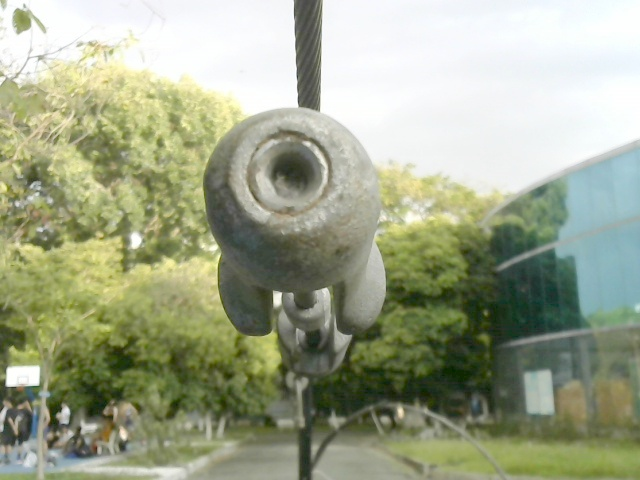
#> input picture Tho/Working_code/Circle_based/Changed_data/22.jpg, 640 x 480 px
$ python Testing_module.py
#> lines starting #> are read from the running program, lines starting #| are printed output that depends on the picture; after the words box and inside, x2 and y2 are one past the last pixel; in counts of white or black regions, pixels touching at a corner belong together
#> further down, img is the input picture: shape (480, 640, 3); mean B, G, R 139.8, 166, 159.6
### Tho/Working_code/Circle_based/Module_developing.py
import cv2
import numpy as np
import imutils
import math


class CircleDistance:
    def __init__(self, low_canny, high_canny, hough_param, slope, intercept):
        self.NO_ERROR = 0
        self.INVALID_INPUT_ERROR = 1
        self.NON_CIRCLE_ERROR = 2
        self.low_canny = low_canny
        self.high_canny = high_canny
        self.slope = slope
        self.intercept = intercept
        self.hough_param = hough_param
        # self.img = np.empty([300, 300, 3])

    def calculate(self, img, top_left, bot_right, extended_ratio, **kwargs):
#> called with top_left = (100, 100), bot_right = (400, 400), extended_ratio = 0.2
        rm_left = self.low_canny
        rm_right = self.high_canny
        img_out = img.copy()
        width_box = bot_right[1] - top_left[1]
        height_box = bot_right[0] - top_left[0]
        if width_box <= 0 or height_box <= 0 \
                or max(bot_right[0], top_left[0]) > img.shape[0] or max(bot_right[1], top_left[1]) > img.shape[1]:
            return [-1, img_out, self.INVALID_INPUT_ERROR]
        if "mode" in kwargs:
            if kwargs['mode'] == 0:
                if 'object_width' in kwargs:
                    distance = calculate_distance(kwargs['object_width'], 764, width_box)
                    cv2.rectangle(img_out, tuple(top_left), tuple(bot_right), color=(255, 0, 0), thickness=2)
                    return [distance, img_out, 0]
                else:
                    print("object_width is missing")
                    return [-1, img_out, self.INVALID_INPUT_ERROR]
            elif kwargs['mode'] != 1:
                print("Wrong mode selected")
                return [-1, img_out, self.INVALID_INPUT_ERROR]
        else:
            pass
        # Calculate x axis extended
        x_axis_extended = [max(0, int(top_left[1] - extended_ratio * width_box)),
                           min(img.shape[0], int(bot_right[1] + extended_ratio * width_box))]
#> x_axis_extended = [40, 460]
        # Calculate y axis extended
        y_axis_extended = [max(0, int(top_left[0] - extended_ratio * height_box)),
                           min(img.shape[1], int(bot_right[0] + extended_ratio * height_box))]
#> y_axis_extended = [40, 460]
        crop_img = img[x_axis_extended[0]: x_axis_extended[1], y_axis_extended[0]:y_axis_extended[1]]
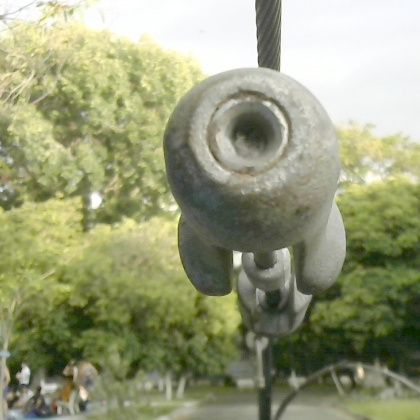
#> crop_img: shape (420, 420, 3); mean B, G, R 122.3, 156.3, 152.1
        gray_img = cv2.cvtColor(crop_img, cv2.COLOR_RGB2GRAY)
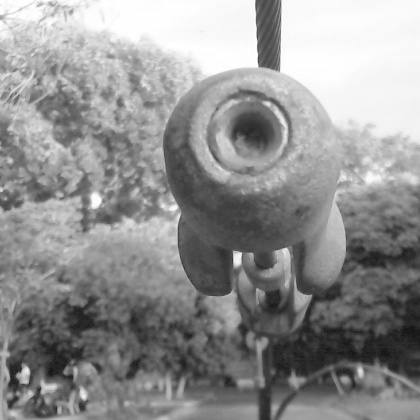
#> gray_img: shape (420, 420); min 19, max 255, mean 145.6
        while rm_left < rm_right:
            canny_param = math.floor((rm_right + rm_left) / 2)
            circles = cv2.HoughCircles(gray_img, cv2.HOUGH_GRADIENT, 1, 100,
                                       param1=canny_param, param2=self.hough_param, minRadius=0, maxRadius=0)
            if circles is None:
                rm_right = canny_param
            else:
                rm_left = canny_param + 1
#> this loop made 8 passes
#> circles on passes 1, 3, 5, 6, 7, 8: [[249.5, 243.5, 95.7], [245.5, 132.5, 41.1]], [[246.5, 134.5, 40.5]], [[249.5, 243.5, 95.8], [250.5, 133.5, 36.9]], [[250.5, 133.5, 36.9]], [[250.5, 133.5, 36.9]], [[250.5, 133.5, 36.9]]
        canny_param = rm_left - 1
        circles = cv2.HoughCircles(gray_img, cv2.HOUGH_GRADIENT, 1, 100,
                                   param1=canny_param, param2=self.hough_param, minRadius=0, maxRadius=0)
        if circles is None:
            return [-1, img_out, self.NON_CIRCLE_ERROR]
        circles_round = np.round(circles[0, :]).astype("int")
#> circles_round = [[250, 134, 37]]
        for (x, y, r) in circles_round:
            cv2.circle(img_out, (x + x_axis_extended[0], y + y_axis_extended[0]), r, (0, 255, 0), 4)
            cv2.rectangle(img_out, (x - 5 + x_axis_extended[0], y - 5 + y_axis_extended[0]),
                          (x + 5 + x_axis_extended[0], y + 5 + y_axis_extended[0]), (0, 128, 255), -1)
#> this loop made 1 pass
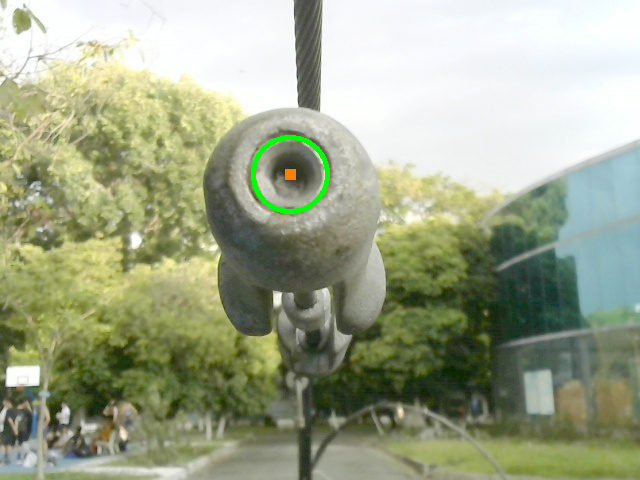
#> img_out: shape (480, 640, 3); 0.42% of pixels changed, all inside (x1, y1, x2, y2) = (251, 135, 330, 214)
        radius_pixel = circles[0][0][2]
#> radius_pixel = 36.9
        distance = self.slope * 1/radius_pixel + self.intercept
#> distance = 23.33
        return [distance, img_out, self.NO_ERROR]


                # Crop image
               #crop_img = img[x_axis_extended[0]: x_axis_extended[1], y_axis_extended[0]:y_axis_extended[1]]

#               crop_img = img[max(0, int(top_left[1])): min(img.shape[0], int(bot_right[1])),
#                                    max(0, int(top_left[0])): min(img.shape[1], int(bot_right[0]))]

#         x_axis_extended = [max(0, int(top_left[1] - extended_ratio * width_box)),
#                            min(img.shape[0], int(bot_right[1] + extended_ratio * width_box))]
#         # Calculate y axis extended
#         y_axis_extended = [max(0, int(top_left[0] - extended_ratio * height_box)),
#                            min(img.shape[1], int(bot_right[0] + extended_ratio * height_box))]


def calculate_distance(object_width, focal_length, width_pixel):
    distance = int((10 * (focal_length * object_width) / width_pixel) + 0.5)
    return distance


# [44 lines left out: function distance_estimate, not called in this run]

### Tho/Working_code/Circle_based/Testing_module.py
import cv2
from Module_developing import CircleDistance
import time
import numpy as np

img = cv2.imread("./Changed_data/22.jpg")
# img = cv2.morphologyEx(img_read, cv2.MORPH_OPEN, np.ones((5, 5), np.uint8))
Circle_based_estimate_1 = CircleDistance(200, 456, 30, 867.7887424687945, -0.18242145320198588)
time_start = time.time()
distance, img_out, error = Circle_based_estimate_1.calculate(img, (100, 100), (400, 400),
                                                             0.2, mode=1, object_width=10)
#> distance = 23.33; error = 0
time_stop = time.time()
print("Distance: %.2f" % distance)
#| Distance: 23.33
print("Error: %.2f" % error)
#| Error: 0.00
print(time_stop-time_start)
cv2.imshow("Window 1", img_out)
cv2.waitKey(1000)

$ run again, with Tho/Working_code/Circle_based/Changed_data/20.jpg copied over Tho/Working_code/Circle_based/Changed_data/22.jpg
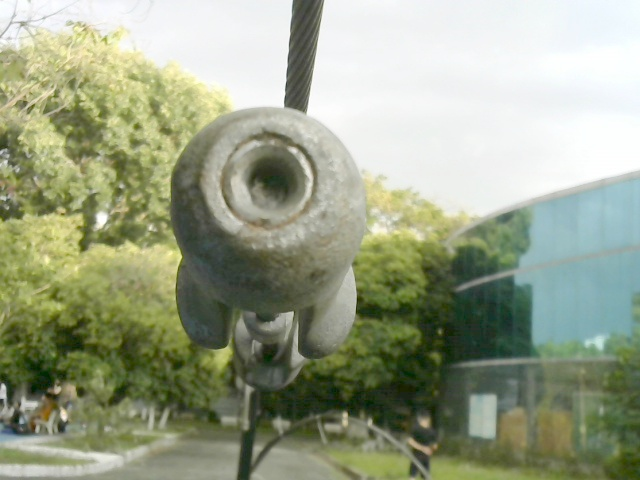
#> input picture Tho/Working_code/Circle_based/Changed_data/20.jpg, 640 x 480 px
#> img is the input picture: shape (480, 640, 3); mean B, G, R 136.1, 161.3, 153.8
#> in calculate, `gray_img = cv2.cvtColor(crop_img, cv2.COLOR_RGB2GRAY)`:
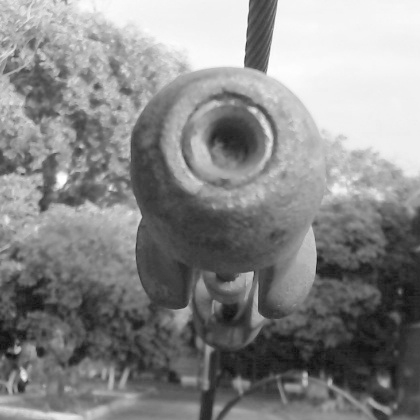
#> gray_img: shape (420, 420); min 16, max 255, mean 136.1
#> the loop in calculate, `while rm_left < rm_right:` made 8 passes
#> circles on passes 1, 5, 6, 7, 8: [[227.5, 144.5, 46.3]], [[227.5, 144.5, 46.3]], [[227.5, 144.5, 46.3]], [[225.5, 141.5, 46.2]], [[225.5, 141.5, 46.2]]
#> circles_round = [[226, 142, 46]]
#> the loop in calculate, `for (x, y, r) in circles_round:` made 1 pass
#> after the loop in calculate, `for (x, y, r) in circles_round:`:
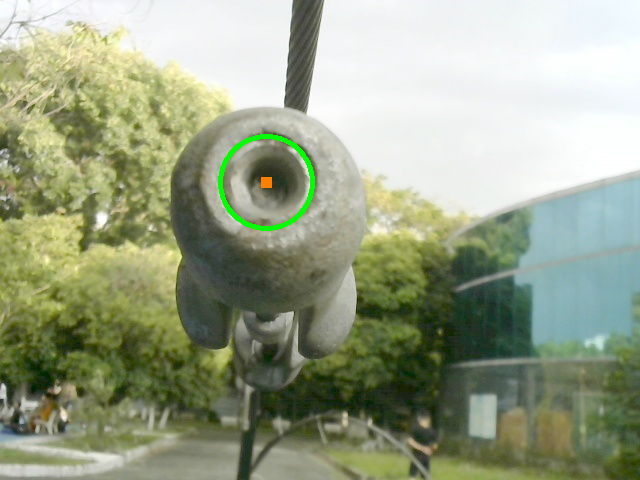
#> img_out: shape (480, 640, 3); 0.51% of pixels changed, all inside (x1, y1, x2, y2) = (218, 134, 315, 231)
#> radius_pixel = 46.2
#> in calculate, `distance = self.slope * 1/radius_pixel + self.intercept`: distance = 18.6
#> `distance, img_out, error = Circle_based_estimate_1.calculate(img, (100..`: error = 0
#| Distance: 18.60
#| Error: 0.00

$ run again, with Tho/Working_code/Circle_based/Changed_data/21.jpg copied over Tho/Working_code/Circle_based/Changed_data/22.jpg
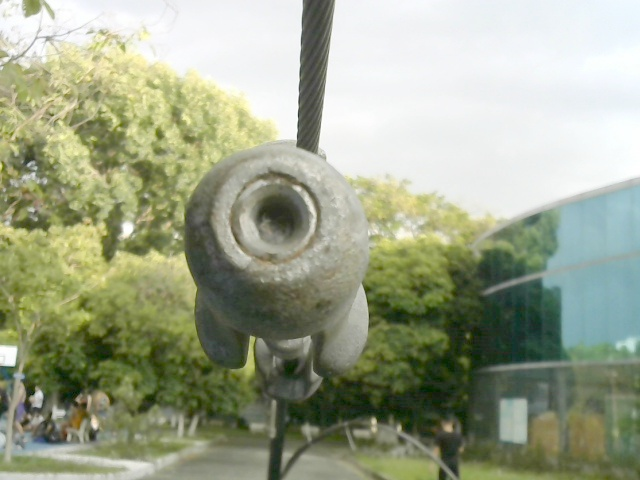
#> input picture Tho/Working_code/Circle_based/Changed_data/21.jpg, 640 x 480 px
#> img is the input picture: shape (480, 640, 3); mean B, G, R 138.9, 163.8, 157.2
#> in calculate, `gray_img = cv2.cvtColor(crop_img, cv2.COLOR_RGB2GRAY)`:
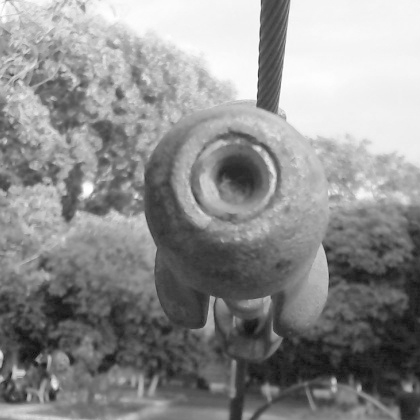
#> gray_img: shape (420, 420); min 11, max 255, mean 141.8
#> the loop in calculate, `while rm_left < rm_right:` made 8 passes
#> circles on passes 1, 3, 6, 8: [[230.5, 181.5, 40.2]], [[231.5, 178.5, 43.4]], [[231.5, 178.5, 43.4]], [[231.5, 178.5, 43.4]]
#> circles_round = [[232, 178, 43]]
#> the loop in calculate, `for (x, y, r) in circles_round:` made 1 pass
#> after the loop in calculate, `for (x, y, r) in circles_round:`:
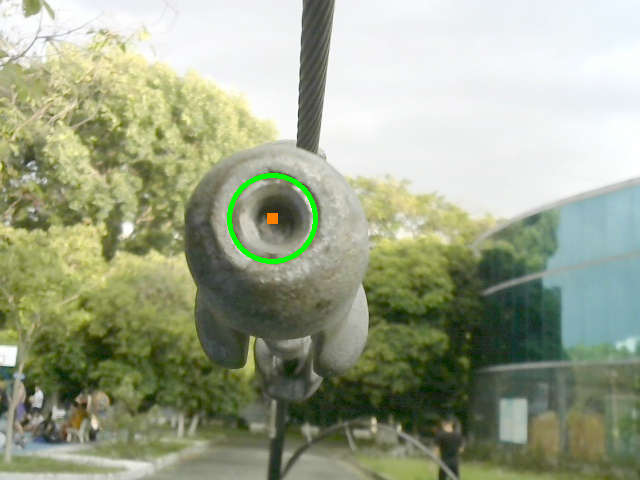
#> img_out: shape (480, 640, 3); 0.48% of pixels changed, all inside (x1, y1, x2, y2) = (227, 173, 318, 264)
#> radius_pixel = 43.4
#> in calculate, `distance = self.slope * 1/radius_pixel + self.intercept`: distance = 19.81
#> `distance, img_out, error = Circle_based_estimate_1.calculate(img, (100..`: error = 0
#| Distance: 19.81
#| Error: 0.00

$ run again, with Tho/Working_code/Circle_based/Changed_data/23.jpg copied over Tho/Working_code/Circle_based/Changed_data/22.jpg
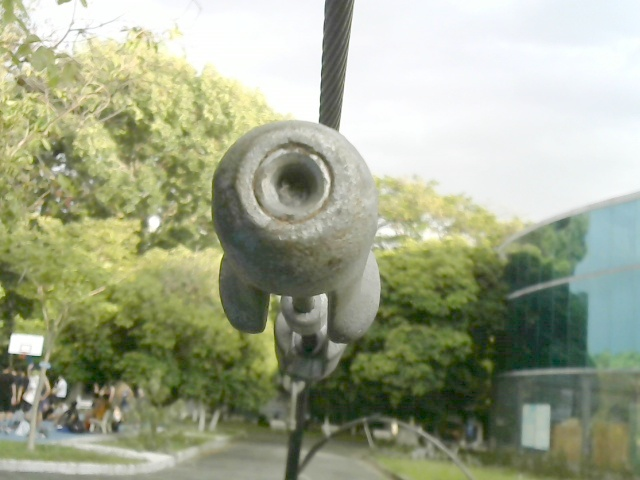
#> input picture Tho/Working_code/Circle_based/Changed_data/23.jpg, 640 x 480 px
#> img is the input picture: shape (480, 640, 3); mean B, G, R 139.4, 166.1, 159.8
#> in calculate, `gray_img = cv2.cvtColor(crop_img, cv2.COLOR_RGB2GRAY)`:
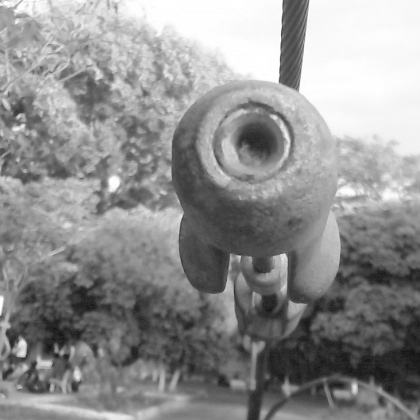
#> gray_img: shape (420, 420); min 18, max 255, mean 144.1
#> the loop in calculate, `while rm_left < rm_right:` made 8 passes
#> circles on passes 1, 3, 4, 5, 7, 8: [[253.5, 143.5, 40.8]], [[249.5, 147.5, 36.1]], [[249.5, 147.5, 36]], [[249.5, 147.5, 36]], [[249.5, 147.5, 36]], [[249.5, 147.5, 36]]
#> circles_round = [[250, 148, 36]]
#> the loop in calculate, `for (x, y, r) in circles_round:` made 1 pass
#> after the loop in calculate, `for (x, y, r) in circles_round:`:
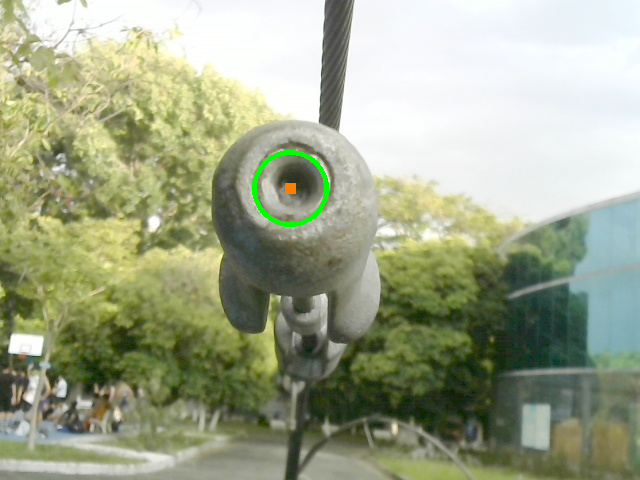
#> img_out: shape (480, 640, 3); 0.4% of pixels changed, all inside (x1, y1, x2, y2) = (252, 150, 329, 227)
#> radius_pixel = 36
#> in calculate, `distance = self.slope * 1/radius_pixel + self.intercept`: distance = 23.92
#> `distance, img_out, error = Circle_based_estimate_1.calculate(img, (100..`: error = 0
#| Distance: 23.92
#| Error: 0.00
